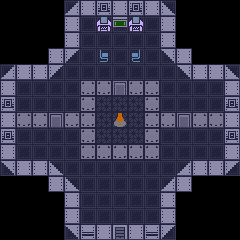

The image is a tile-based game level rendered from a .tmx file. Its description and complete source (layers, tilesets, objects, tile grids) follow:
An orthogonal 15x15 tile map with 16x16 px tiles, 3 tile layers (floor, wall, units), 1 hidden layer not drawn.

<map version="1.10" tiledversion="2025.05.05" orientation="orthogonal" renderorder="right-down" width="15" height="15" tilewidth="16" tileheight="16" infinite="0" nextlayerid="6" nextobjectid="1">
 <tileset firstgid="1" source="../../tiles/battle/ufo.tsx" />
 <layer id="1" name="floor" width="15" height="15">
  <data encoding="csv">
0,0,0,0,1,1,1,1,1,1,1,0,0,0,0,
0,0,0,0,1,1,1,1,1,1,1,0,0,0,0,
0,0,0,0,1,1,1,1,1,1,1,0,0,0,0,
0,0,0,1,1,1,1,1,1,1,1,1,0,0,0,
1,1,1,1,1,1,1,1,1,1,1,1,1,1,1,
1,1,1,1,1,2,2,2,2,2,1,1,1,1,1,
1,1,1,1,1,2,2,2,2,2,1,1,1,1,1,
1,1,1,1,1,2,2,2,2,2,1,1,1,1,1,
1,1,1,1,1,2,2,2,2,2,1,1,1,1,1,
1,1,1,1,1,2,2,2,2,2,1,1,1,1,1,
1,1,1,1,1,1,1,1,1,1,1,1,1,1,1,
0,0,0,1,1,1,1,1,1,1,1,1,0,0,0,
0,0,0,0,1,1,1,1,1,1,1,0,0,0,0,
0,0,0,0,1,1,1,1,1,1,1,0,0,0,0,
0,0,0,0,1,1,1,1,1,1,1,0,0,0,0
</data>
 </layer>
 <layer id="3" name="wall" width="15" height="15">
  <data encoding="csv">
0,0,0,0,19,5,4,5,4,5,18,0,0,0,0,
0,0,0,0,5,0,15,7,15,0,5,0,0,0,0,
0,0,0,0,5,0,0,0,0,0,5,0,0,0,0,
0,0,0,5,8,0,13,0,14,0,9,5,0,0,0,
19,5,5,8,0,0,0,0,0,0,0,9,5,5,18,
5,0,0,0,0,17,17,27,17,17,0,0,0,0,5,
4,0,0,0,0,17,0,0,0,17,0,0,0,0,4,
5,17,17,27,17,17,0,16,0,17,17,27,17,17,5,
4,0,0,0,0,17,0,0,0,17,0,0,0,0,4,
5,0,0,0,0,17,17,17,17,17,0,0,0,0,5,
9,5,5,18,0,0,0,0,0,0,0,19,5,5,8,
0,0,0,5,18,0,0,0,0,0,19,5,0,0,0,
0,0,0,0,5,0,0,0,0,0,5,0,0,0,0,
0,0,0,0,5,0,0,0,0,0,5,0,0,0,0,
0,0,0,0,9,3,5,6,5,3,8,0,0,0,0
</data>
 </layer>
 <layer id="5" name="roof" width="15" height="15" visible="0">
  <data encoding="csv">
0,0,0,0,10,10,10,10,10,10,10,0,0,0,0,
0,0,0,0,10,10,10,10,10,10,10,0,0,0,0,
0,0,0,0,10,10,10,10,10,10,10,0,0,0,0,
0,0,0,10,10,10,10,10,10,10,10,10,0,0,0,
10,10,10,10,10,10,10,10,10,10,10,10,10,10,10,
10,10,10,10,10,10,10,10,10,10,10,10,10,10,10,
10,10,10,10,10,10,10,10,10,10,10,10,10,10,10,
10,10,10,10,10,10,10,10,10,10,10,10,10,10,10,
10,10,10,10,10,10,10,10,10,10,10,10,10,10,10,
10,10,10,10,10,10,10,10,10,10,10,10,10,10,10,
10,10,10,10,10,10,10,10,10,10,10,10,10,10,10,
0,0,0,10,10,10,10,10,10,10,10,10,0,0,0,
0,0,0,0,10,10,10,10,10,10,10,0,0,0,0,
0,0,0,0,10,10,10,10,10,10,10,0,0,0,0,
0,0,0,0,10,10,10,10,10,10,10,0,0,0,0
</data>
 </layer>
 <layer id="4" name="units" width="15" height="15">
  <data encoding="csv">
0,0,0,0,0,0,0,0,0,0,0,0,0,0,0,
0,0,0,0,0,0,0,0,0,0,0,0,0,0,0,
0,0,0,0,0,0,0,0,0,0,0,0,0,0,0,
0,0,0,0,0,0,0,0,0,0,0,0,0,0,0,
0,0,0,0,0,0,0,0,0,0,0,0,0,0,0,
0,0,0,0,0,0,0,0,0,0,0,0,0,0,0,
0,0,0,0,0,0,0,0,0,0,0,0,0,0,0,
0,0,0,0,0,0,0,0,0,0,0,0,0,0,0,
0,0,0,0,0,0,0,0,0,0,0,0,0,0,0,
0,0,0,0,0,0,0,0,0,0,0,0,0,0,0,
0,0,0,0,0,0,0,0,0,0,0,0,0,0,0,
0,0,0,0,0,0,0,0,0,0,0,0,0,0,0,
0,0,0,0,0,0,0,0,0,0,0,0,0,0,0,
0,0,0,0,0,0,0,0,0,0,0,0,0,0,0,
0,0,0,0,0,0,0,0,0,0,0,0,0,0,0
</data>
 </layer>
</map>
